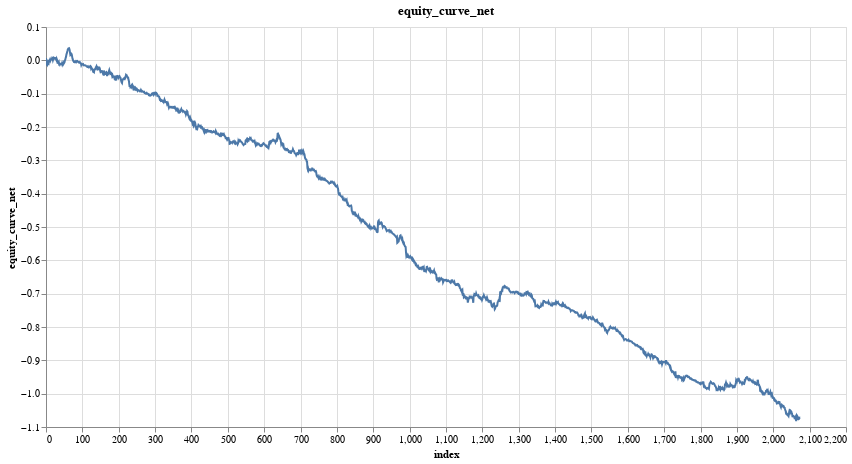

The cell this chart's notebook holds for it:
### Code cell
research.plot_column(model_trades, 'equity_curve_net')

### Figure 1 — Vega-Lite specification as saved in the notebook (floating-point values rounded to 4 significant figures; data arrays with more than 128 entries replaced by an {"elided": "..."} marker saying what was removed)
{"config": {"view": {"continuousWidth": 300, "continuousHeight": 300}}, "data": {"name": "data-2a0ceb27b965afaea8e012a2f209a11b"}, "mark": {"type": "line", "tooltip": true}, "encoding": {"x": {"field": "index", "type": "quantitative"}, "y": {"field": "equity_curve_net", "type": "quantitative"}}, "height": 400, "params": [{"name": "param_6", "select": {"type": "interval", "encodings": ["x", "y"]}, "bind": "scales"}], "title": "equity_curve_net", "width": 800, "$schema": "https://vega.github.io/schema/vega-lite/v5.20.1.json", "datasets": {"data-2a0ceb27b965afaea8e012a2f209a11b": {"elided": "2075 records"}}}
